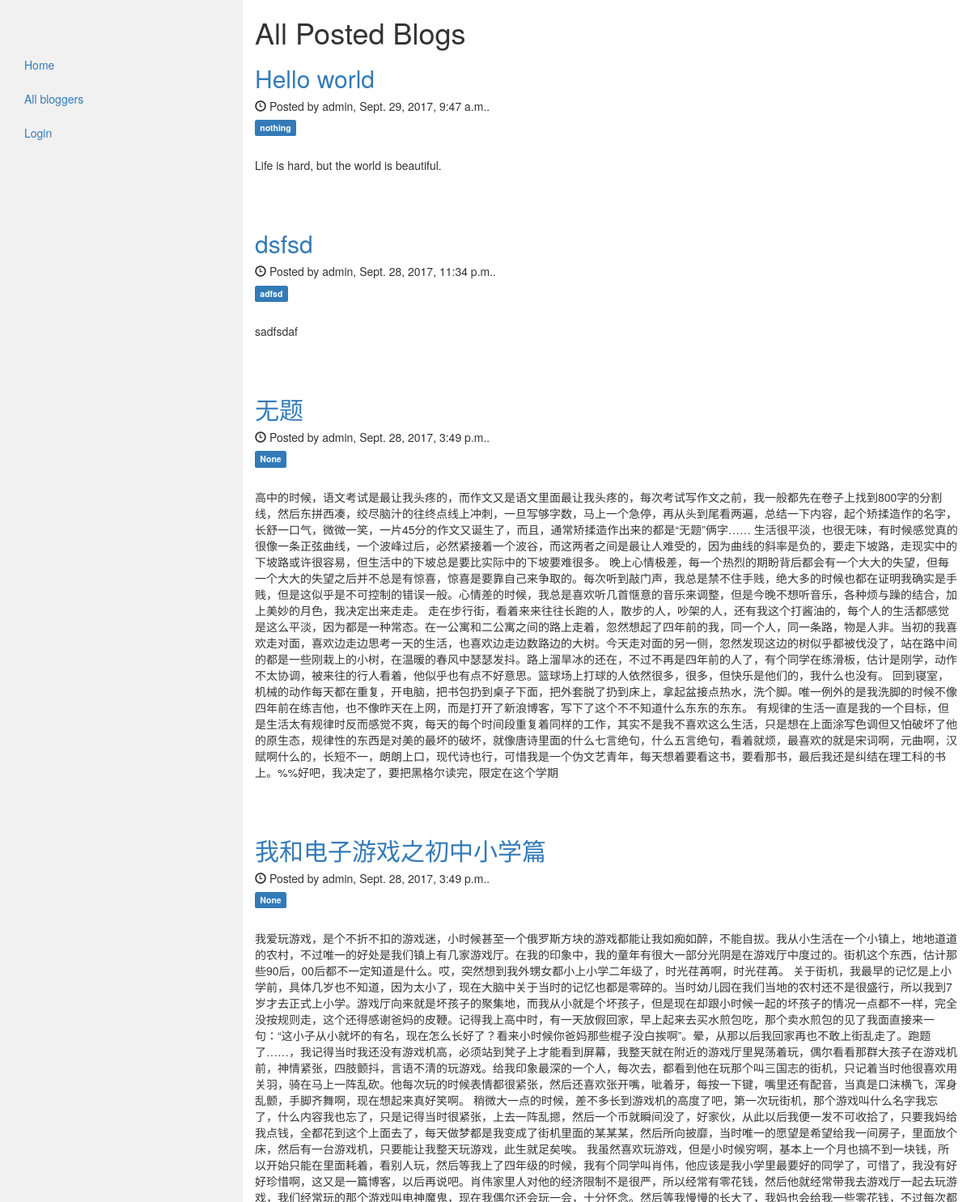
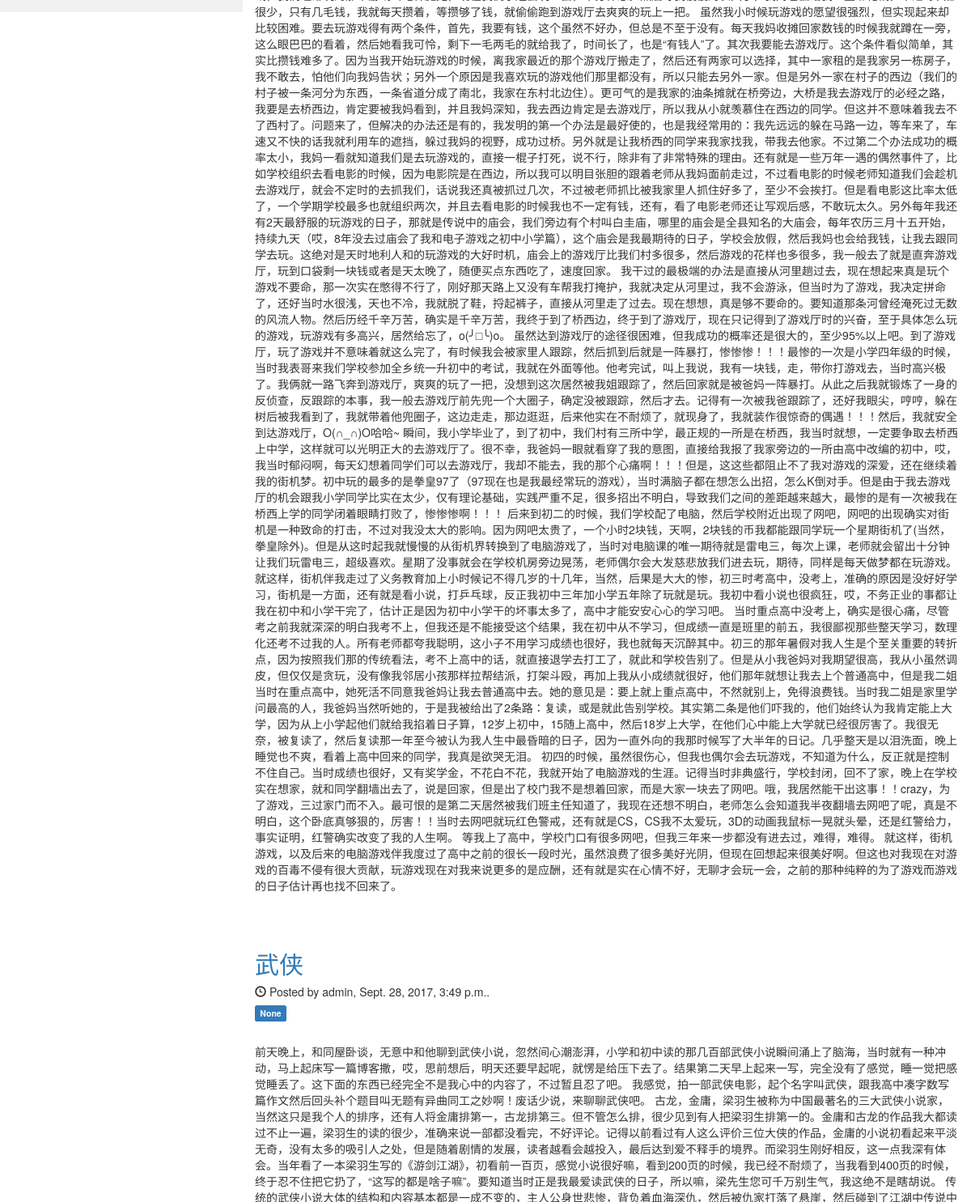
Before: / (upper part) with the older database file (2 pictures, top to bottom).
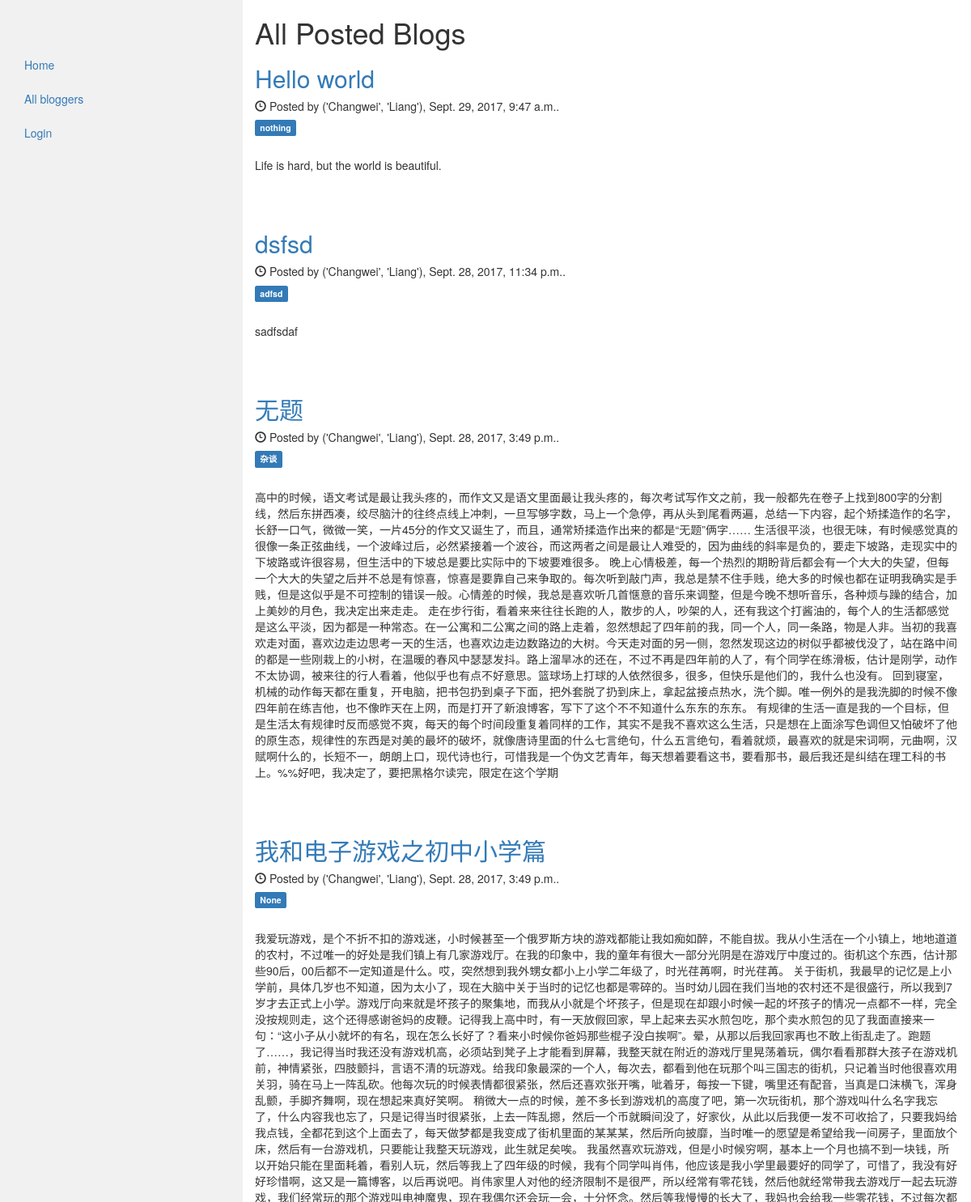
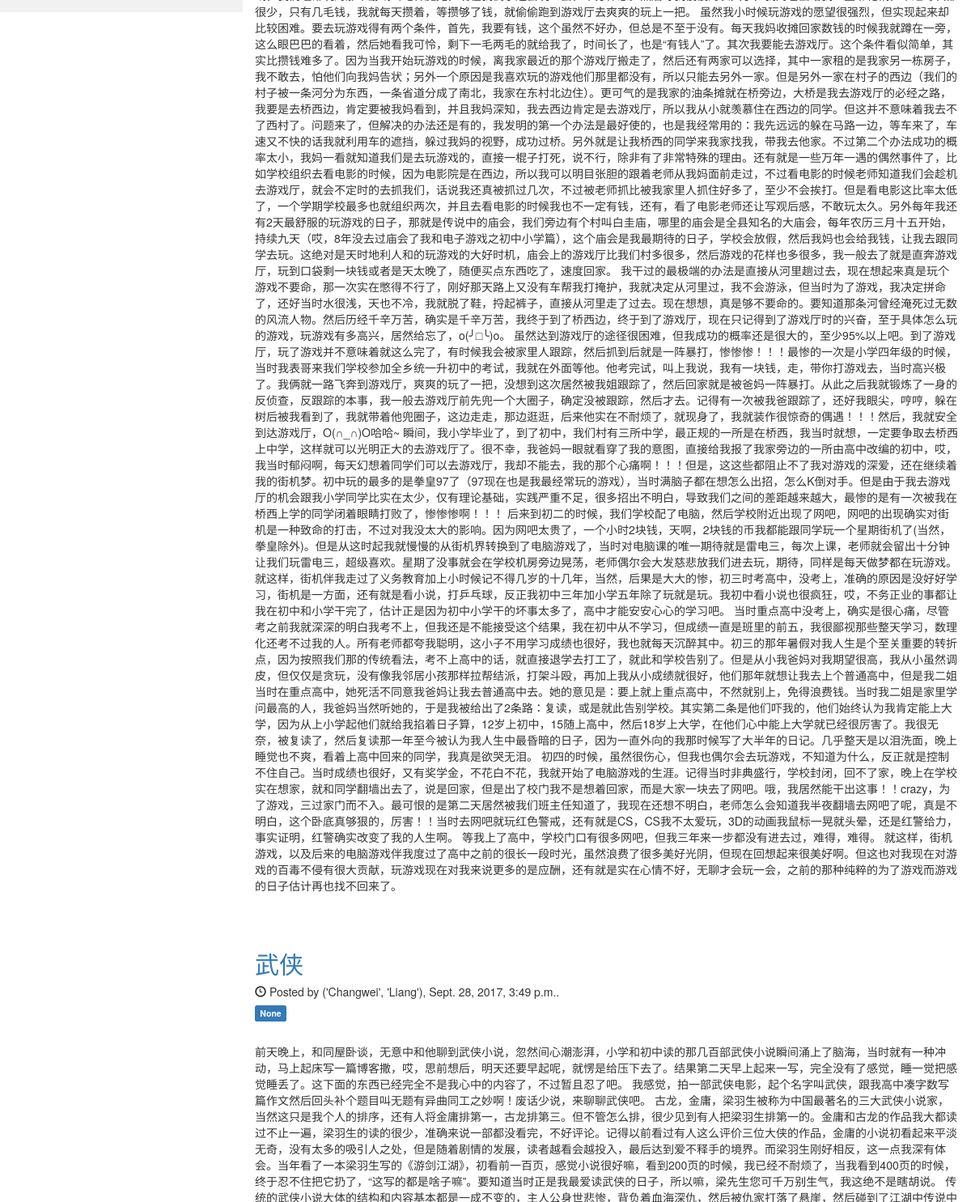
After: the same page with the newer database file (2 pictures, top to bottom).
### blog/models.py (models this page shows, shortened)
class MyPost(models.Model):
    author = models.ForeignKey(settings.AUTH_USER_MODEL, on_delete=models.CASCADE)
    title = models.CharField(max_length=100)
    content = models.TextField(blank=True)
    tags = models.CharField(max_length=20, null=True, blank=True)
    published_time = models.DateTimeField(default=timezone.now)
    created_time = models.DateTimeField(default=timezone.now)
    is_draft = models.BooleanField(default=False)
    is_private = models.BooleanField(default=False)
    can_be_edited = models.BooleanField(default=False)
    allow_comment = models.BooleanField(default=True)
    class Meta:
        ordering = ['published_time']
    def get_absolute_url(self):
        return reverse('blog:blog_detail', args=[str(self.id)])

### my_auth/models.py (models this page shows)
class User(auth_models.AbstractUser):
    email = models.EmailField(_('email address'), unique=True)

### blog/views.py (the view)
# urls.py: url(r'^$', views.HomePage.as_view(), name='homepage'),
class HomePage(MyPaginatedBlogListView):
    model = models.MyPost
    template_name = 'blog/homepage.html'
    paginate_by = 5
    context_object_name = 'blog_list'
    def get_queryset(self):
        return models.MyPost.objects.filter(is_draft=False, is_private=False).order_by('-published_time')

### blog/templatetags/blog_tag.py (called while the page is built)
@register.simple_tag
def real_name_or_username(blog):
    if blog.author.first_name and blog.author.last_name:
        return format_html('%s' % blog.author.first_name), format_html(blog.author.last_name)
    else:
        return blog.author.username

### blog/utils.py (called while the page is built, shortened)
def my_paginator_style(paginator, page, context, pages_num_2b_shown):
    context['multiple_page_series_to_show'] = 0
    return context

### blog/views.py (called while the page is built)
    def get_context_data(self, **kwargs):
        context = super(ListView, self).get_context_data(**kwargs)
        queryset = self.get_queryset()
        paginator, page, queryset, is_paginated = self.paginate_queryset(queryset, self.get_paginate_by(queryset))
        context = my_paginator_style(paginator, page, context, pages_num_2b_shown=5)
        return context

### blog/templates/blog/homepage.html (shortened to what this page needs)
<!DOCTYPE html>
<html lang="en">
{% extends 'blog/base.html' %}
{% load blog_tag %}
{% block content %}
    <h1>All Posted Blogs</h1>
    {% if blog_list %}
        {% for blog in blog_list %}
            <h2><a href="{{ blog.get_absolute_url }}">{{ blog.title }}</a></h2>
            <h5><span class="glyphicon glyphicon-time"></span> Posted by {% real_name_or_username blog %}, {{ blog.published_time }}.</h5>
            <h5><span class="label label-primary">{{ blog.tags }}</span></h5><br>
            <p>{{ blog.content }}</p>
        {% endfor %}
    {% else %}
        <p>No blogs are found</p>
    {% endif %}
    {% include "blog/pagination.html" %}
{% endblock %}

Changed rows visible on the page:
changed through a linked row, MyPost "Hello world": author.last_name "admin" → "('Changwei', 'Liang')"
changed through a linked row, MyPost "dsfsd": author.last_name "admin" → "('Changwei', 'Liang')"
changed MyPost "无题": author.last_name "admin" → "('Changwei', 'Liang')"; tags "None" → "杂谈"
changed through a linked row, MyPost "我和电子游戏之初中小学篇": author.last_name "admin" → "('Changwei', 'Liang')"
changed through a linked row, MyPost "武侠": author.last_name "admin" → "('Changwei', 'Liang')"
